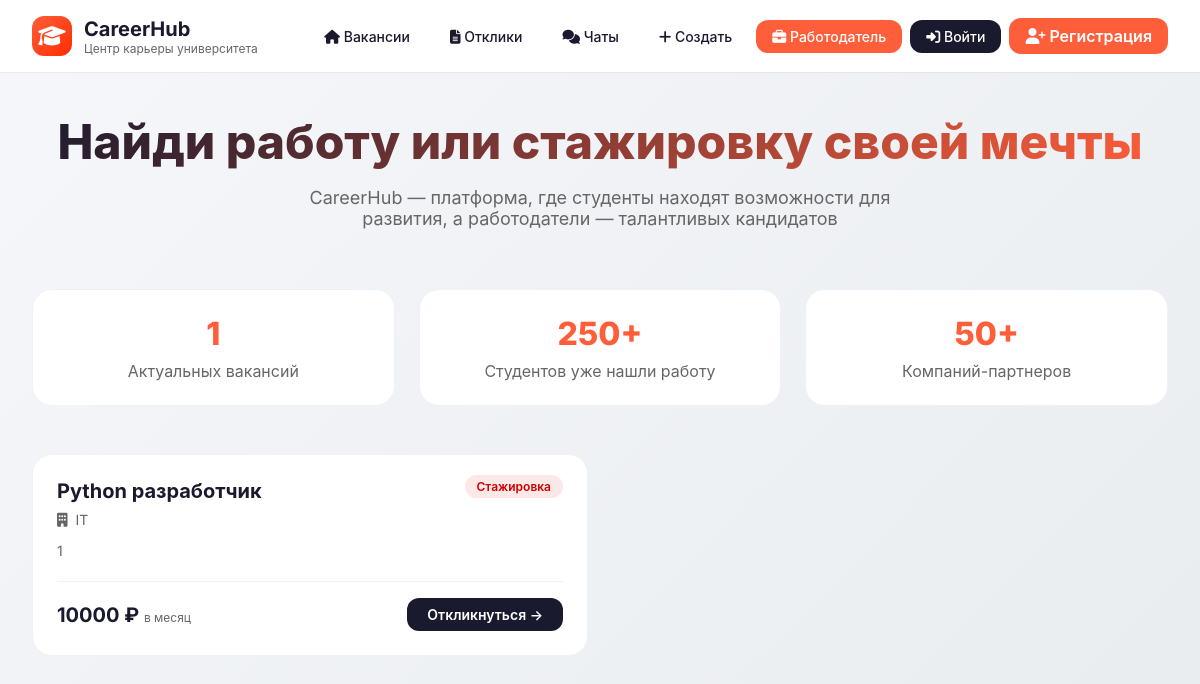
The app's page /, older data.
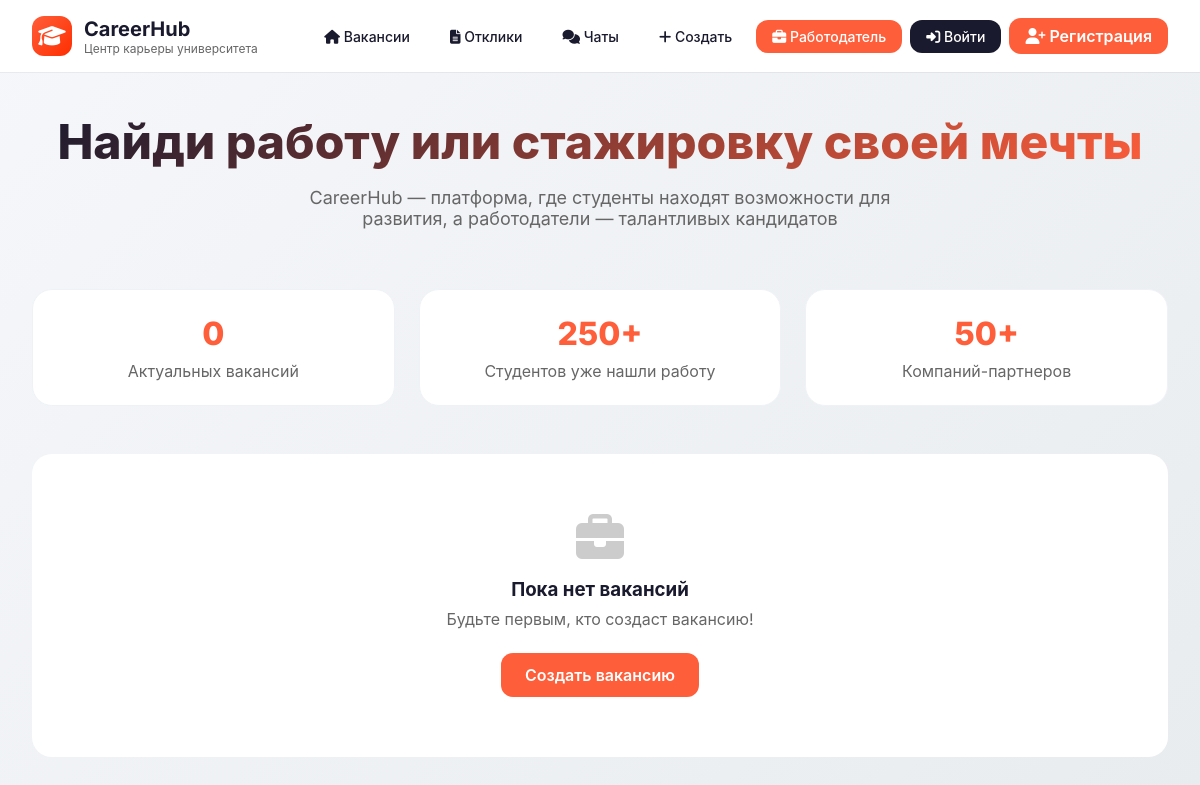
The same page, newer data.
### tables this page shows
CREATE TABLE vacancies (
            id INTEGER PRIMARY KEY AUTOINCREMENT,
            title TEXT NOT NULL,
            description TEXT NOT NULL,
            department TEXT NOT NULL,
            job_type TEXT NOT NULL,
            salary INTEGER,
            employer_id INTEGER,
            created_at TIMESTAMP DEFAULT CURRENT_TIMESTAMP
        );

### app/main.py (the view)
@app.get("/", response_class=HTMLResponse)
async def home(request: Request):
    session_id = request.cookies.get("session_id")
    current_user = None
    if session_id and session_id in sessions:
        current_user = sessions[session_id]
    vacancies = JobService.get_all_vacancies()
    return templates.TemplateResponse(
        "index.html",
        {"request": request, "vacancies": vacancies, "user": current_user}
    )

### templates/index.html
{% extends "base.html" %}
{% block content %}
<div class="hero">
    <h1>Найди работу или стажировку своей мечты</h1>
    <p>CareerHub — платформа, где студенты находят возможности для развития, а работодатели — талантливых кандидатов</p>
</div>
<div class="stats-grid">
    <div class="stat-card">
        <div class="stat-number">{{ vacancies|length }}</div>
        <div class="stat-label">Актуальных вакансий</div>
    </div>
    <div class="stat-card">
        <div class="stat-number">250+</div>
        <div class="stat-label">Студентов уже нашли работу</div>
    </div>
    <div class="stat-card">
        <div class="stat-number">50+</div>
        <div class="stat-label">Компаний-партнеров</div>
    </div>
</div>
{% if vacancies %}
    <div class="vacancies-grid">
        {% for vacancy in vacancies %}
        <div class="vacancy-card">
            <div class="vacancy-tag">
                <span class="badge {{ vacancy.job_type }}">
                    {% if vacancy.job_type == 'job' %}Полная занятость{% else %}Стажировка{% endif %}
                </span>
            </div>
            <h3 class="vacancy-title">{{ vacancy.title }}</h3>
            <div class="vacancy-department">
                <i class="fas fa-building"></i> {{ vacancy.department }}
            </div>
            <p class="vacancy-description">{{ vacancy.description[:120] }}{% if vacancy.description|length > 120 %}...{% endif %}</p>
            <div class="vacancy-meta">
                <div class="salary">
                    {% if vacancy.salary %}
                        {{ vacancy.salary }} ₽ <small>в месяц</small>
                    {% else %}
                        Зарплата по договоренности
                    {% endif %}
                </div>
                <a href="/apply/{{ vacancy.id }}" class="btn-apply">Откликнуться →</a>
            </div>
        </div>
        {% endfor %}
    </div>
{% else %}
    <div style="text-align: center; padding: 60px; background: white; border-radius: 20px;">
        <i class="fas fa-briefcase" style="font-size: 48px; color: #ccc;"></i>
        <h3 style="margin-top: 16px;">Пока нет вакансий</h3>
        <p style="color: #666; margin: 8px 0 24px;">Будьте первым, кто создаст вакансию!</p>
        <a href="/add-vacancy" class="btn-primary">Создать вакансию</a>
    </div>
{% endif %}
{% endblock %}

Row changes from the older to the newer data that the page shows:
removed vacancies: job_type "Стажировка", title "Python разработчик", department "IT", description "1", salary "10000"
Text that changed along with them:
{{ vacancies|length }}: "1" → "0"
text now shown: "Пока нет вакансий Будьте первым, кто создаст вакансию! Создать вакансию"
